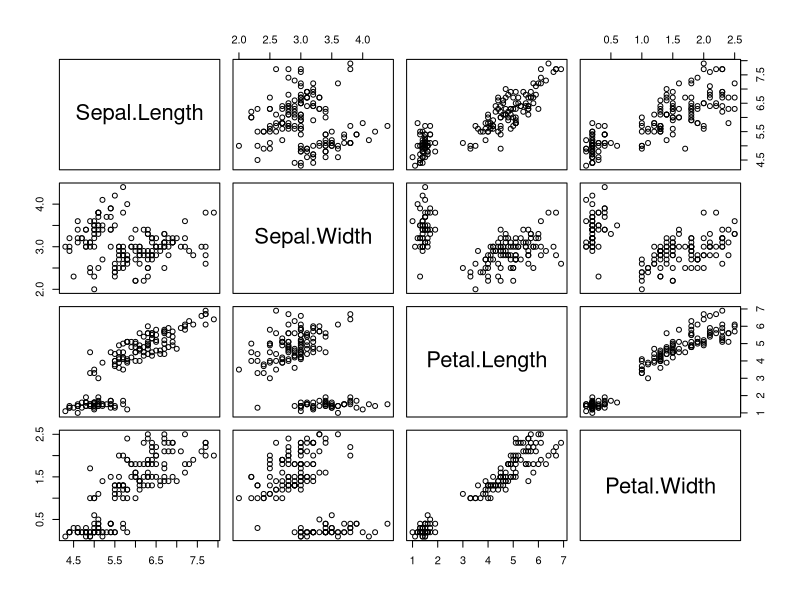
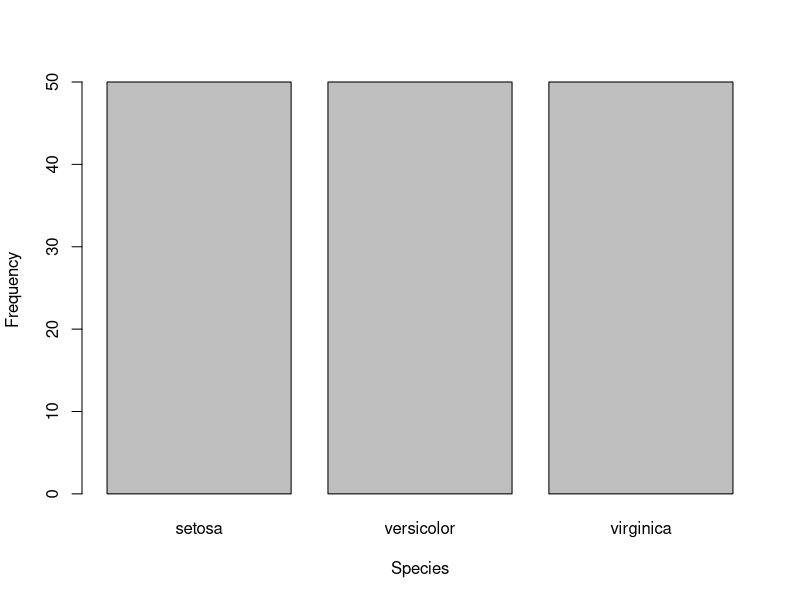
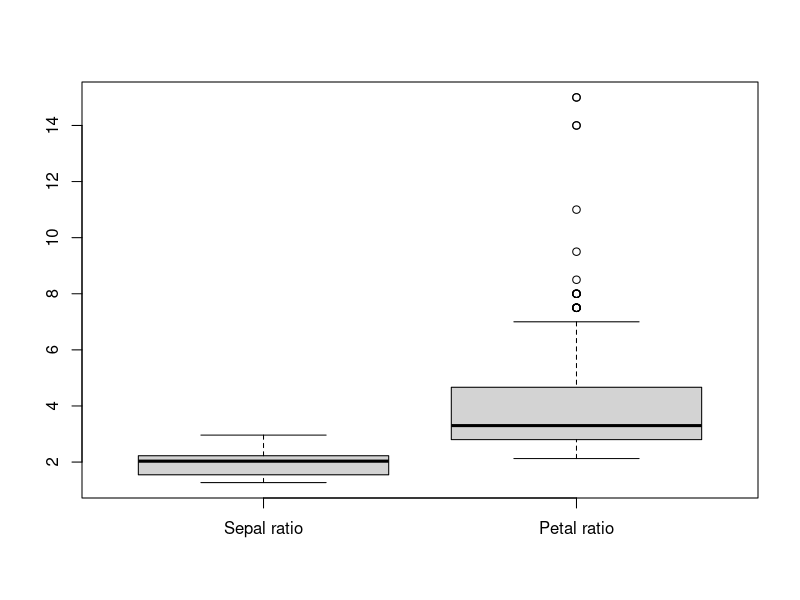
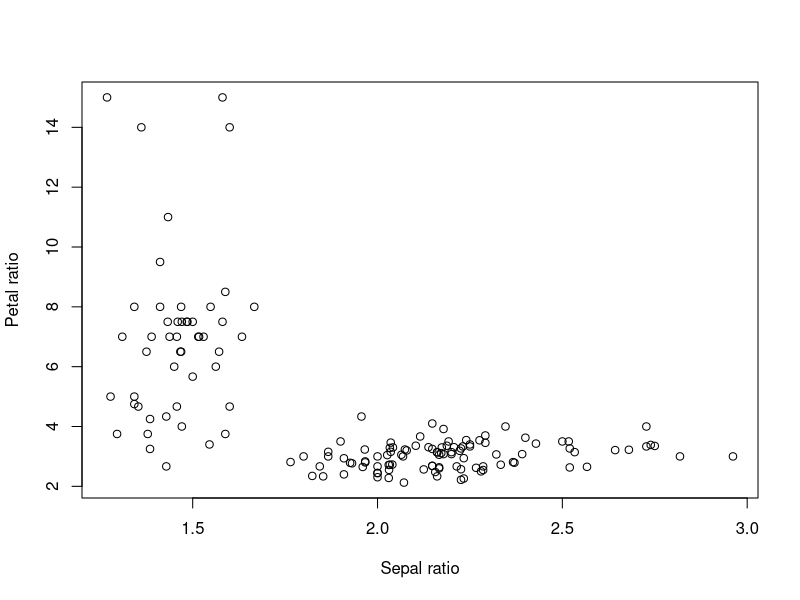
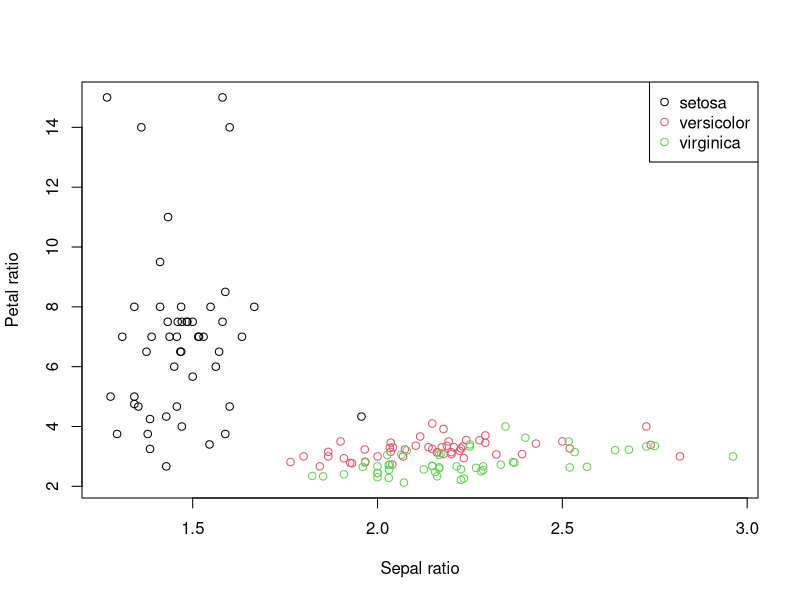
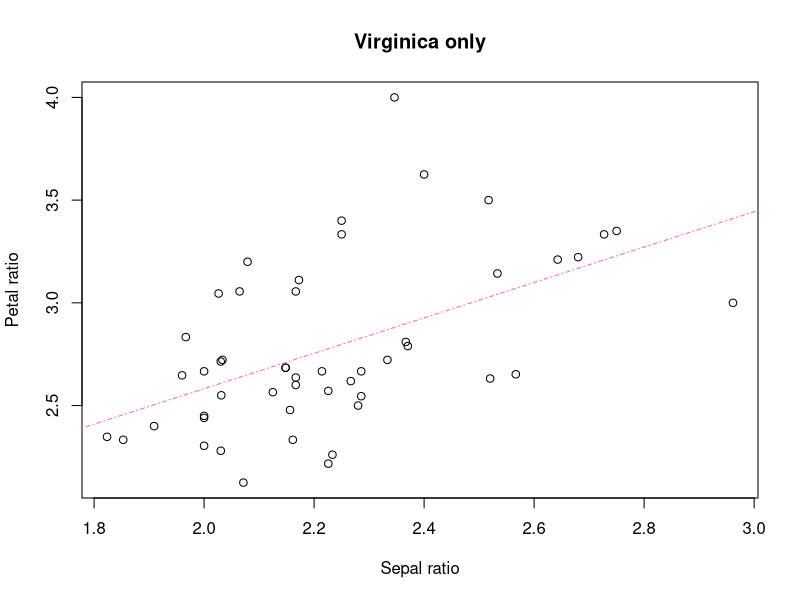

Reproduce these figures in R, in order.
#R: A first look course
#Sheet 4: Data reporting
#IT Learning Centre, University of Oxford
#Srinivasa Rao, 2021


#### EXERCISE 12 ####
# This is code using a dataset called "iris", which is another of the sample datasets.  This time
# we are just going to load it from the built-in datasets, instead of a CSV file.  Type "?iris" into
# the console to learn more about it.*

# The code does several things using the techniques you've learnt in the previous sheets, as well
# as some things you haven't seen.  Run the code and write a comment, starting with "#", about each
# line saying what that line does.  (The first line, and the lines that do something novel,
# are completed for you.)
my.iris <- iris #Loads the dataset "iris"
head(my.iris)
summary(my.iris)
plot(my.iris[,-5]) #Creates a "pairs plot" across the continuous variables, omitting the "species"
                   #column
spec.tab <- table(my.iris$Species)
barplot(spec.tab, xlab="Species", ylab = "Frequency")
apply(my.iris[,-5], 2, sd)
my.iris$Sepal.Ratio <- my.iris$Sepal.Length/my.iris$Sepal.Width
my.iris$Petal.Ratio <- my.iris$Petal.Length/my.iris$Petal.Width
boxplot(my.iris$Sepal.Ratio, my.iris$Petal.Ratio,
        names = c("Sepal ratio", "Petal ratio"))
plot(my.iris$Sepal.Ratio, my.iris$Petal.Ratio, xlab= "Sepal ratio",
     ylab = "Petal ratio")
plot(my.iris$Sepal.Ratio, my.iris$Petal.Ratio, xlab= "Sepal ratio",
     ylab = "Petal ratio", col = my.iris$Species)
#Changes the previous plot so that points are coloured according to their species
legend("topright", legend = c("setosa", "versicolor", "virginica"), col = 1:3, pch=1)
#Adds a legend for the colours: the colours used are colours 1, 2 and 3, colouring the
#species in the order that they first appear in the data frame
my.iris.vir <- my.iris[my.iris$Species == "virginica",]
plot(my.iris.vir$Sepal.Ratio, my.iris.vir$Petal.Ratio, xlab= "Sepal ratio",
     ylab = "Petal ratio", main = "Virginica only")
#For people who looked at optional section 3.3 on linear models:
mod.rat <- lm(Petal.Ratio~Sepal.Ratio, data = my.iris.vir)
summary(mod.rat)
abline(mod.rat, col="hotpink", lty=4)

# * My botanist friend who reviewed these notes for me before the course would like me to inform
# you that, despite what the dataset suggests, irises do not have petals or sepals, instead having
# things that defy categorisation, known as "tepals".  It's not of particular consequence to these
# exercises, but she's very passionate about this.


#4.2 (Optional) R Markdown
# R Markdown is a way of writing R code and text together in one document, so that it can be output
# into a nice format.  This course isn't going to attempt to teach you R Markdown, but it's a useful
# thing to know exists!  (I knew R for many years before I'd heard of it, and it would have made
# my life much easier in several settings.)

# EXERCISE 12A
# Open the slides.Rmd file.  Have a look at the code and see if you can understand what's going on.
# (You don't have to write anything.)